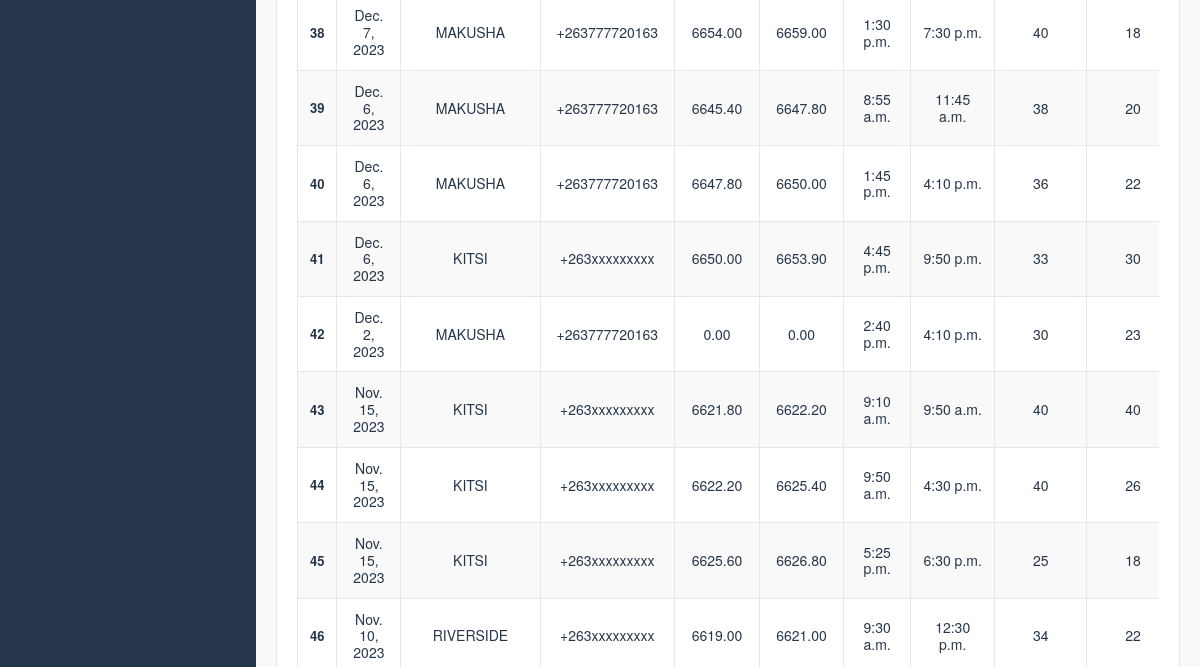
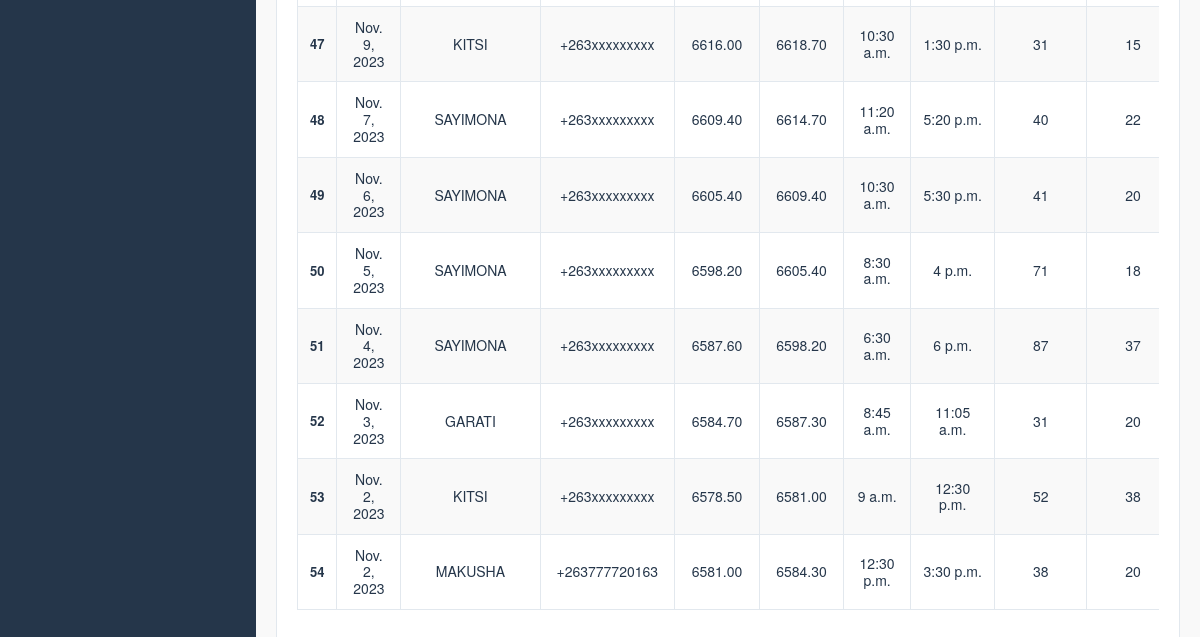
The page /manager/log-list (signed in, lower part) on the database as committed earlier (2 pictures, top to bottom).
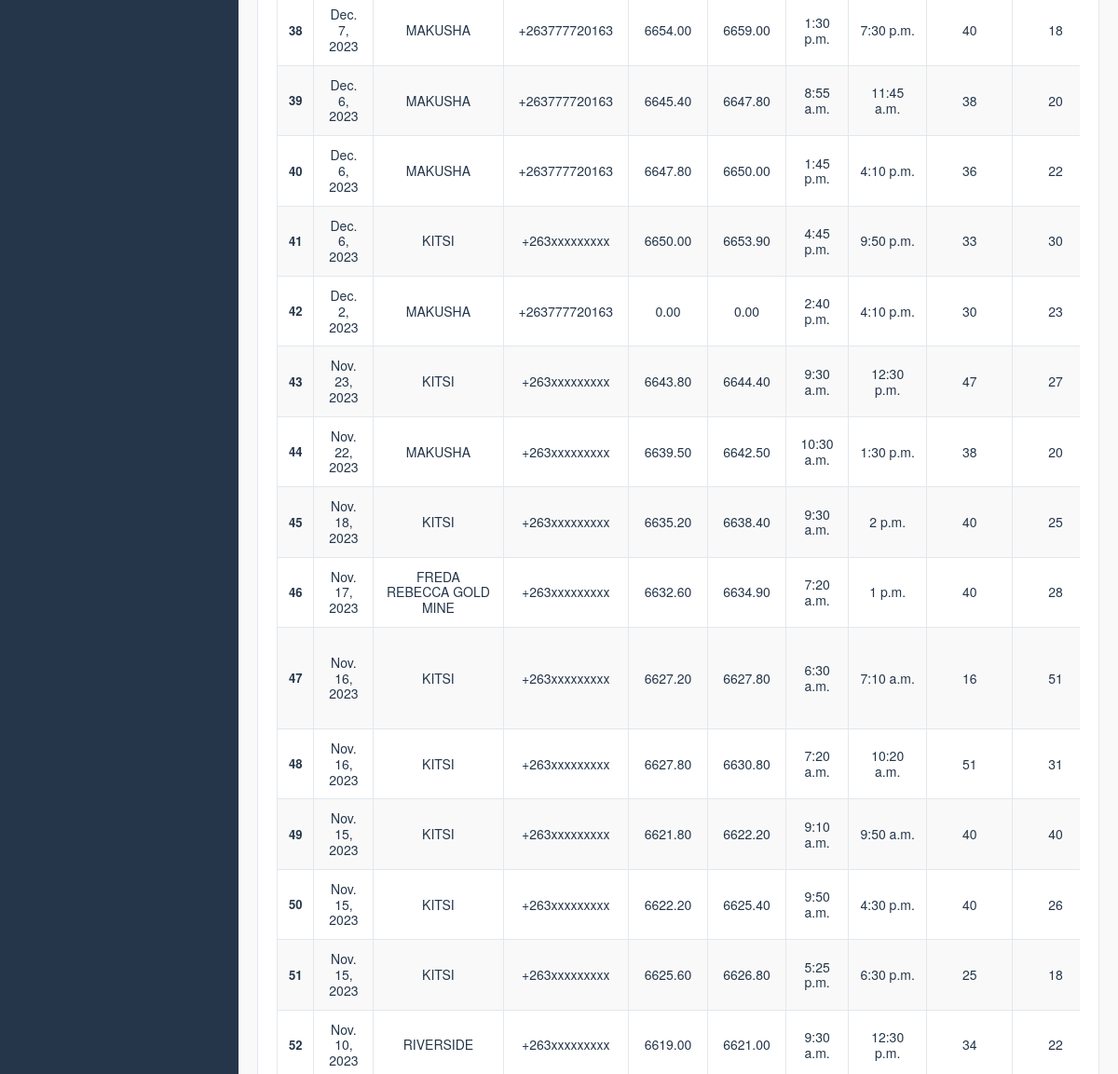
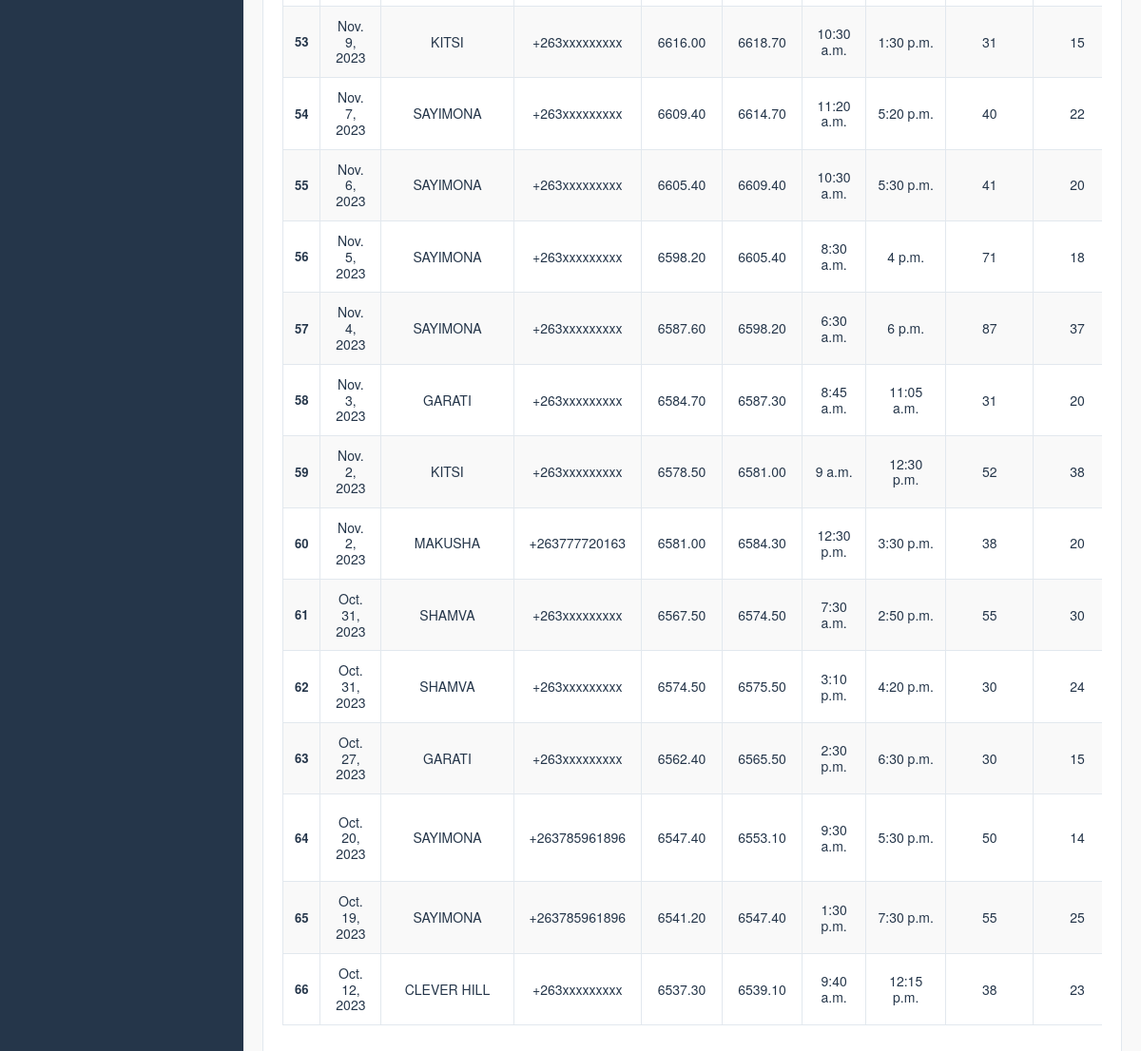
The same page on the database as committed later (2 pictures, top to bottom).
### system/models.py (models this page shows)
class WorkLog(models.Model):
    machine             = models.ForeignKey(Equipment, on_delete=models.CASCADE, related_name="log_machine_name")
    customerName        = models.CharField(max_length=100)
    phoneNumber         = models.CharField(max_length=15, default='+263xxxxxxxxx')
    date                = models.DateField()
    openingHr           = models.DecimalField(max_digits=20, decimal_places=2)
    closingHr           = models.DecimalField(max_digits=20, decimal_places=2)
    start_time          = models.TimeField(null = False, blank = False)
    end_time            = models.TimeField(null=True, blank=True)
    start_diesel        = models.IntegerField(null=False, blank=False)
    end_diesel          = models.IntegerField(null=True, blank=True)
    Fuel                = models.DecimalField(max_digits=10, decimal_places=2,null=True, blank=True)
    amnt_earned         = models.FloatField(null=True, blank=True)
    comment             = models.CharField(max_length=255, null=True, blank=True)
    paid                = models.BooleanField(default= True)

### manager/views.py (the view)
# urls.py: path('log-list', views.log_list, name='log-list'),
@login_required
def log_list(request):
    log_records = WorkLog.objects.all().order_by('-date')
    gen_settings = Settings.objects.filter(id=1).first()
    if gen_settings:
        request.session['main_machine'] = gen_settings.main_machine
    else:
        request.session['main_machine'] = ""
    context = {
        'title':'Work Log',
        'head': 'Work Log',
        'logs': log_records
    }
    return render(request, 'manager/logList.html', context)

### system/models.py (called while the page is built)
    def __str__(self):
        return f'{self.make}  {self.name}'

### manager/templates/manager/logList.html (shortened to what this page needs)
{%extends "dashboard/base.html"%}{%block content%}
<head>
</head>
<div class="card">
  <div class="card-body">
    <link
      rel="stylesheet"
      href="https://cdnjs.cloudflare.com/ajax/libs/twitter-bootstrap/4.1.3/css/bootstrap.css"
    />
    <link
      rel="stylesheet"
      href="https://cdn.datatables.net/1.10.19/css/dataTables.bootstrap4.min.css"
    />
    <div class="table-responsive" style="margin-top: 10px">
      <table id="example" class="table table-striped table-bordered" style="width: 100%">
        <tbody>
          {% for record in logs %}
          <tr>
            <th class="align-middle text-center" scope="row">{{ forloop.counter}}</th>
            <td class="align-middle text-center">{{ record.date }}</td>
            <td class="align-middle text-center">{{ record.customerName|upper }}</td>
            <td class="align-middle text-center">{{ record.phoneNumber }}</td>
            <td class="align-middle text-center">{{ record.openingHr }}</td>
            <td class="align-middle text-center">{{ record.closingHr }}</td>
            <td class="align-middle text-center">{{ record.start_time }}</td>
            <td class="align-middle text-center">{{ record.end_time }}</td>
            <td class="align-middle text-center">{{ record.start_diesel }}</td>
            <td class="align-middle text-center">{{ record.end_diesel }}</td>
          </tr>
          {% endfor %}
        </tbody>
      </table>
    </div>
  </div>
</div>
{%endblock content%}

Rows that differ between the two databases and show on the page:
added WorkLog: date "Nov. 23, 2023", customerName "KITSI", phoneNumber "+263xxxxxxxxx", openingHr "6643.80", closingHr "6644.40", start_time "9:30 a.m.", end_time "12:30 p.m.", start_diesel "47", end_diesel "27"
added WorkLog: date "Nov. 22, 2023", customerName "MAKUSHA", phoneNumber "+263xxxxxxxxx", openingHr "6639.50", closingHr "6642.50", start_time "10:30 a.m.", end_time "1:30 p.m.", start_diesel "38", end_diesel "20"
added WorkLog: date "Nov. 18, 2023", customerName "KITSI", phoneNumber "+263xxxxxxxxx", openingHr "6635.20", closingHr "6638.40", start_time "9:30 a.m.", end_time "2 p.m.", start_diesel "40", end_diesel "25"
added WorkLog: date "Nov. 17, 2023", customerName "FREDA REBECCA GOLD MINE", phoneNumber "+263xxxxxxxxx", openingHr "6632.60", closingHr "6634.90", start_time "7:20 a.m.", end_time "1 p.m.", start_diesel "40", end_diesel "28"
added WorkLog: date "Nov. 16, 2023", customerName "KITSI", phoneNumber "+263xxxxxxxxx", openingHr "6627.20", closingHr "6627.80", start_time "6:30 a.m.", end_time "7:10 a.m.", start_diesel "16", end_diesel "51"
added WorkLog: date "Nov. 16, 2023", customerName "KITSI", phoneNumber "+263xxxxxxxxx", openingHr "6627.80", closingHr "6630.80", start_time "7:20 a.m.", end_time "10:20 a.m.", start_diesel "51", end_diesel "31"
added WorkLog: date "Oct. 31, 2023", customerName "SHAMVA", phoneNumber "+263xxxxxxxxx", openingHr "6567.50", closingHr "6574.50", start_time "7:30 a.m.", end_time "2:50 p.m.", start_diesel "55", end_diesel "30"
added WorkLog: date "Oct. 31, 2023", customerName "SHAMVA", phoneNumber "+263xxxxxxxxx", openingHr "6574.50", closingHr "6575.50", start_time "3:10 p.m.", end_time "4:20 p.m.", start_diesel "30", end_diesel "24"
added WorkLog: date "Oct. 27, 2023", customerName "GARATI", phoneNumber "+263xxxxxxxxx", openingHr "6562.40", closingHr "6565.50", start_time "2:30 p.m.", end_time "6:30 p.m.", start_diesel "30", end_diesel "15"
added WorkLog: date "Oct. 20, 2023", customerName "SAYIMONA", phoneNumber "+263785961896", openingHr "6547.40", closingHr "6553.10", start_time "9:30 a.m.", end_time "5:30 p.m.", start_diesel "50", end_diesel "14"
added WorkLog: date "Oct. 19, 2023", customerName "SAYIMONA", phoneNumber "+263785961896", openingHr "6541.20", closingHr "6547.40", start_time "1:30 p.m.", end_time "7:30 p.m.", start_diesel "55", end_diesel "25"
added WorkLog: date "Oct. 12, 2023", customerName "CLEVER HILL", phoneNumber "+263xxxxxxxxx", openingHr "6537.30", closingHr "6539.10", start_time "9:40 a.m.", end_time "12:15 p.m.", start_diesel "38", end_diesel "23"
